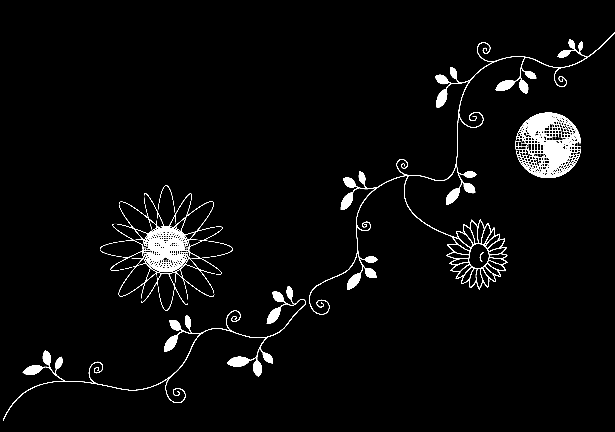
#> input picture passport_hologram_mask.png, 615 x 432 px
$ jupyter execute binarise_mask.ipynb
#> lines starting #> are read from the running program, lines starting #| are printed output that depends on the picture; after the words box and inside, x2 and y2 are one past the last pixel; in counts of white or black regions, pixels touching at a corner belong together
[cell 1]
from PIL import Image, ImageOps

# Load the image
image_path = "passport_hologram_mask.png"
image = Image.open(image_path)
#> image is the input picture: PIL image 615x432 RGB; min 0, max 255, mean 11.1

# Convert the image to grayscale
gray_image = ImageOps.grayscale(image)

# Binarize the image using a threshold
threshold = 10
binarized_image = gray_image.point(lambda x: 255 if x > threshold else 0, '1')
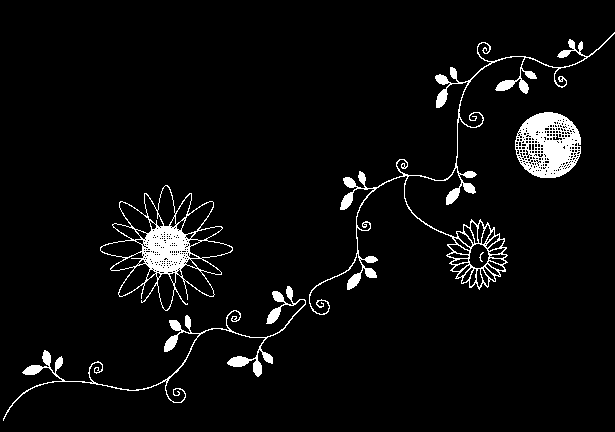
#> binarized_image: PIL image 615x432 1; 4.7% white; 5 white regions (1 under 20 px), largest, box (x1, y1, x2, y2) and area: (309, 32, 615, 315) 4265, (100, 185, 233, 311) 3077, (515, 112, 581, 178) 2820, (3, 286, 306, 421) 2282

# Save the binarized image
binarized_image_path = "binarized_passport_hologram_mask.png"
binarized_image.save(binarized_image_path)

binarized_image_path
